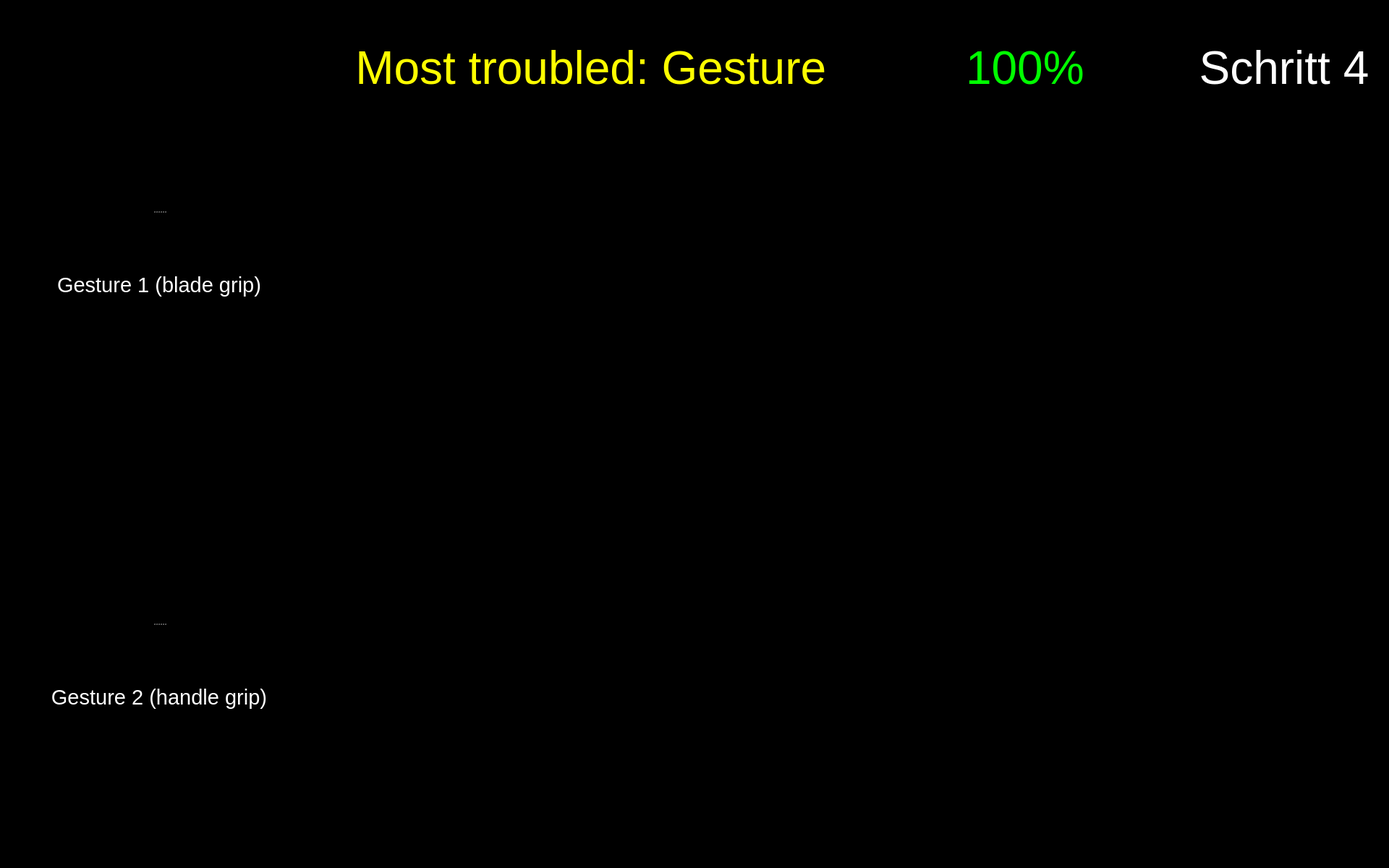
<?xml version="1.0" encoding="UTF-8"?>
<ui version="4.0">
 <class>Form</class>
 <widget class="QWidget" name="Form">
  <property name="geometry">
   <rect>
    <x>0</x>
    <y>0</y>
    <width>1920</width>
    <height>1200</height>
   </rect>
  </property>
  <property name="maximumSize">
   <size>
    <width>1920</width>
    <height>1200</height>
   </size>
  </property>
  <property name="windowTitle">
   <string>Form</string>
  </property>
  <property name="styleSheet">
   <string notr="true">background-color: rgb(0, 0, 0);</string>
  </property>
  <widget class="QPushButton" name="button_nav_left">
   <property name="enabled">
    <bool>true</bool>
   </property>
   <property name="geometry">
    <rect>
     <x>800</x>
     <y>560</y>
     <width>150</width>
     <height>150</height>
    </rect>
   </property>
   <property name="minimumSize">
    <size>
     <width>81</width>
     <height>81</height>
    </size>
   </property>
   <property name="maximumSize">
    <size>
     <width>150</width>
     <height>150</height>
    </size>
   </property>
   <property name="cursor">
    <cursorShape>OpenHandCursor</cursorShape>
   </property>
   <property name="focusPolicy">
    <enum>Qt::WheelFocus</enum>
   </property>
   <property name="contextMenuPolicy">
    <enum>Qt::DefaultContextMenu</enum>
   </property>
   <property name="layoutDirection">
    <enum>Qt::LeftToRight</enum>
   </property>
   <property name="autoFillBackground">
    <bool>false</bool>
   </property>
   <property name="styleSheet">
    <string notr="true"/>
   </property>
   <property name="icon">
    <iconset resource="resources/res.qrc">
     <normaloff>:/buttons/Button Left.svg</normaloff>:/buttons/Button Left.svg</iconset>
   </property>
   <property name="iconSize">
    <size>
     <width>144</width>
     <height>144</height>
    </size>
   </property>
   <property name="autoDefault">
    <bool>false</bool>
   </property>
   <property name="default">
    <bool>false</bool>
   </property>
   <property name="flat">
    <bool>true</bool>
   </property>
  </widget>
  <widget class="QPushButton" name="button_nav_right">
   <property name="enabled">
    <bool>true</bool>
   </property>
   <property name="geometry">
    <rect>
     <x>960</x>
     <y>560</y>
     <width>150</width>
     <height>150</height>
    </rect>
   </property>
   <property name="minimumSize">
    <size>
     <width>81</width>
     <height>81</height>
    </size>
   </property>
   <property name="maximumSize">
    <size>
     <width>150</width>
     <height>150</height>
    </size>
   </property>
   <property name="cursor">
    <cursorShape>OpenHandCursor</cursorShape>
   </property>
   <property name="focusPolicy">
    <enum>Qt::WheelFocus</enum>
   </property>
   <property name="contextMenuPolicy">
    <enum>Qt::DefaultContextMenu</enum>
   </property>
   <property name="layoutDirection">
    <enum>Qt::LeftToRight</enum>
   </property>
   <property name="autoFillBackground">
    <bool>false</bool>
   </property>
   <property name="styleSheet">
    <string notr="true"/>
   </property>
   <property name="icon">
    <iconset resource="resources/res.qrc">
     <normaloff>:/buttons/Button Right.svg</normaloff>:/buttons/Button Right.svg</iconset>
   </property>
   <property name="iconSize">
    <size>
     <width>144</width>
     <height>144</height>
    </size>
   </property>
   <property name="autoDefault">
    <bool>false</bool>
   </property>
   <property name="default">
    <bool>false</bool>
   </property>
   <property name="flat">
    <bool>true</bool>
   </property>
  </widget>
  <widget class="QWidget" name="widget_score" native="true">
   <property name="geometry">
    <rect>
     <x>1180</x>
     <y>20</y>
     <width>450</width>
     <height>150</height>
    </rect>
   </property>
   <widget class="QWidget" name="horizontalLayoutWidget_2">
    <property name="geometry">
     <rect>
      <x>-1</x>
      <y>-1</y>
      <width>451</width>
      <height>152</height>
     </rect>
    </property>
    <layout class="QHBoxLayout" name="horizontalLayout_2">
     <item>
      <widget class="QLabel" name="score_flag">
       <property name="enabled">
        <bool>true</bool>
       </property>
       <property name="sizePolicy">
        <sizepolicy hsizetype="Preferred" vsizetype="Preferred">
         <horstretch>0</horstretch>
         <verstretch>0</verstretch>
        </sizepolicy>
       </property>
       <property name="maximumSize">
        <size>
         <width>150</width>
         <height>150</height>
        </size>
       </property>
       <property name="text">
        <string/>
       </property>
       <property name="pixmap">
        <pixmap resource="resources/res.qrc">:/img/Score Flag.svg</pixmap>
       </property>
      </widget>
     </item>
     <item>
      <widget class="QLabel" name="label_text_score">
       <property name="font">
        <font>
         <pointsize>48</pointsize>
        </font>
       </property>
       <property name="styleSheet">
        <string notr="true">color: rgb(0, 255, 0);</string>
       </property>
       <property name="text">
        <string>&lt;html&gt;&lt;head/&gt;&lt;body&gt;&lt;p&gt;&lt;span style=&quot; color:#00ff00;&quot;&gt;100%&lt;/span&gt;&lt;/p&gt;&lt;/body&gt;&lt;/html&gt;</string>
       </property>
       <property name="alignment">
        <set>Qt::AlignLeading|Qt::AlignLeft|Qt::AlignVCenter</set>
       </property>
       <property name="wordWrap">
        <bool>true</bool>
       </property>
      </widget>
     </item>
    </layout>
   </widget>
  </widget>
  <widget class="QPushButton" name="button_exit">
   <property name="enabled">
    <bool>true</bool>
   </property>
   <property name="geometry">
    <rect>
     <x>1760</x>
     <y>1040</y>
     <width>150</width>
     <height>150</height>
    </rect>
   </property>
   <property name="minimumSize">
    <size>
     <width>81</width>
     <height>81</height>
    </size>
   </property>
   <property name="maximumSize">
    <size>
     <width>150</width>
     <height>150</height>
    </size>
   </property>
   <property name="cursor">
    <cursorShape>OpenHandCursor</cursorShape>
   </property>
   <property name="focusPolicy">
    <enum>Qt::WheelFocus</enum>
   </property>
   <property name="contextMenuPolicy">
    <enum>Qt::DefaultContextMenu</enum>
   </property>
   <property name="icon">
    <iconset resource="resources/res.qrc">
     <normaloff>:/buttons/Button Exit.svg</normaloff>:/buttons/Button Exit.svg</iconset>
   </property>
   <property name="iconSize">
    <size>
     <width>144</width>
     <height>144</height>
    </size>
   </property>
   <property name="autoDefault">
    <bool>false</bool>
   </property>
   <property name="default">
    <bool>false</bool>
   </property>
   <property name="flat">
    <bool>true</bool>
   </property>
  </widget>
  <widget class="QLabel" name="icon_expert_1">
   <property name="enabled">
    <bool>true</bool>
   </property>
   <property name="geometry">
    <rect>
     <x>490</x>
     <y>220</y>
     <width>100</width>
     <height>100</height>
    </rect>
   </property>
   <property name="sizePolicy">
    <sizepolicy hsizetype="Preferred" vsizetype="Preferred">
     <horstretch>0</horstretch>
     <verstretch>0</verstretch>
    </sizepolicy>
   </property>
   <property name="maximumSize">
    <size>
     <width>100</width>
     <height>100</height>
    </size>
   </property>
   <property name="text">
    <string/>
   </property>
   <property name="pixmap">
    <pixmap resource="resources/res.qrc">:/img/Icon Expert.png</pixmap>
   </property>
   <property name="scaledContents">
    <bool>true</bool>
   </property>
  </widget>
  <widget class="QLabel" name="label_plot_2">
   <property name="geometry">
    <rect>
     <x>490</x>
     <y>760</y>
     <width>850</width>
     <height>340</height>
    </rect>
   </property>
   <property name="maximumSize">
    <size>
     <width>1200</width>
     <height>480</height>
    </size>
   </property>
   <property name="font">
    <font>
     <pointsize>48</pointsize>
    </font>
   </property>
   <property name="styleSheet">
    <string notr="true">color: rgb(255, 255, 255);</string>
   </property>
   <property name="text">
    <string/>
   </property>
   <property name="scaledContents">
    <bool>true</bool>
   </property>
  </widget>
  <widget class="QLabel" name="image_step">
   <property name="geometry">
    <rect>
     <x>1650</x>
     <y>170</y>
     <width>250</width>
     <height>250</height>
    </rect>
   </property>
   <property name="font">
    <font>
     <pointsize>48</pointsize>
    </font>
   </property>
   <property name="styleSheet">
    <string notr="true">color: rgb(255, 255, 255);</string>
   </property>
   <property name="text">
    <string/>
   </property>
   <property name="pixmap">
    <pixmap resource="resources/res.qrc">:/detected steps/Detected Step4 Button.png</pixmap>
   </property>
   <property name="alignment">
    <set>Qt::AlignCenter</set>
   </property>
   <property name="wordWrap">
    <bool>true</bool>
   </property>
  </widget>
  <widget class="QLabel" name="icon_expert_2">
   <property name="enabled">
    <bool>true</bool>
   </property>
   <property name="geometry">
    <rect>
     <x>490</x>
     <y>810</y>
     <width>100</width>
     <height>100</height>
    </rect>
   </property>
   <property name="sizePolicy">
    <sizepolicy hsizetype="Preferred" vsizetype="Preferred">
     <horstretch>0</horstretch>
     <verstretch>0</verstretch>
    </sizepolicy>
   </property>
   <property name="maximumSize">
    <size>
     <width>100</width>
     <height>100</height>
    </size>
   </property>
   <property name="text">
    <string/>
   </property>
   <property name="pixmap">
    <pixmap resource="resources/res.qrc">:/img/Icon Expert.png</pixmap>
   </property>
   <property name="scaledContents">
    <bool>true</bool>
   </property>
  </widget>
  <widget class="QLabel" name="icon_reaction_1">
   <property name="enabled">
    <bool>true</bool>
   </property>
   <property name="geometry">
    <rect>
     <x>1400</x>
     <y>250</y>
     <width>200</width>
     <height>200</height>
    </rect>
   </property>
   <property name="sizePolicy">
    <sizepolicy hsizetype="Preferred" vsizetype="Preferred">
     <horstretch>0</horstretch>
     <verstretch>0</verstretch>
    </sizepolicy>
   </property>
   <property name="maximumSize">
    <size>
     <width>200</width>
     <height>200</height>
    </size>
   </property>
   <property name="text">
    <string/>
   </property>
   <property name="scaledContents">
    <bool>true</bool>
   </property>
  </widget>
  <widget class="QLabel" name="icon_newbie_1">
   <property name="enabled">
    <bool>true</bool>
   </property>
   <property name="geometry">
    <rect>
     <x>490</x>
     <y>380</y>
     <width>100</width>
     <height>100</height>
    </rect>
   </property>
   <property name="sizePolicy">
    <sizepolicy hsizetype="Preferred" vsizetype="Preferred">
     <horstretch>0</horstretch>
     <verstretch>0</verstretch>
    </sizepolicy>
   </property>
   <property name="maximumSize">
    <size>
     <width>100</width>
     <height>100</height>
    </size>
   </property>
   <property name="text">
    <string/>
   </property>
   <property name="pixmap">
    <pixmap resource="resources/res.qrc">:/img/Icon User.png</pixmap>
   </property>
   <property name="scaledContents">
    <bool>true</bool>
   </property>
  </widget>
  <widget class="QLabel" name="label_plot_1">
   <property name="geometry">
    <rect>
     <x>490</x>
     <y>180</y>
     <width>850</width>
     <height>340</height>
    </rect>
   </property>
   <property name="maximumSize">
    <size>
     <width>1200</width>
     <height>480</height>
    </size>
   </property>
   <property name="font">
    <font>
     <pointsize>48</pointsize>
    </font>
   </property>
   <property name="styleSheet">
    <string notr="true">color: rgb(255, 255, 255);</string>
   </property>
   <property name="text">
    <string/>
   </property>
   <property name="scaledContents">
    <bool>true</bool>
   </property>
  </widget>
  <widget class="QLabel" name="icon_newbie_2">
   <property name="enabled">
    <bool>true</bool>
   </property>
   <property name="geometry">
    <rect>
     <x>490</x>
     <y>960</y>
     <width>100</width>
     <height>100</height>
    </rect>
   </property>
   <property name="sizePolicy">
    <sizepolicy hsizetype="Preferred" vsizetype="Preferred">
     <horstretch>0</horstretch>
     <verstretch>0</verstretch>
    </sizepolicy>
   </property>
   <property name="maximumSize">
    <size>
     <width>100</width>
     <height>100</height>
    </size>
   </property>
   <property name="text">
    <string/>
   </property>
   <property name="pixmap">
    <pixmap resource="resources/res.qrc">:/img/Icon User.png</pixmap>
   </property>
   <property name="scaledContents">
    <bool>true</bool>
   </property>
  </widget>
  <widget class="QLabel" name="icon_reaction_2">
   <property name="enabled">
    <bool>true</bool>
   </property>
   <property name="geometry">
    <rect>
     <x>1400</x>
     <y>820</y>
     <width>200</width>
     <height>200</height>
    </rect>
   </property>
   <property name="sizePolicy">
    <sizepolicy hsizetype="Preferred" vsizetype="Preferred">
     <horstretch>0</horstretch>
     <verstretch>0</verstretch>
    </sizepolicy>
   </property>
   <property name="maximumSize">
    <size>
     <width>200</width>
     <height>200</height>
    </size>
   </property>
   <property name="text">
    <string/>
   </property>
   <property name="scaledContents">
    <bool>true</bool>
   </property>
  </widget>
  <widget class="QLabel" name="label_trouble">
   <property name="geometry">
    <rect>
     <x>260</x>
     <y>20</y>
     <width>900</width>
     <height>150</height>
    </rect>
   </property>
   <property name="font">
    <font>
     <family>Arial</family>
     <pointsize>48</pointsize>
     <weight>9</weight>
     <italic>false</italic>
     <bold>false</bold>
    </font>
   </property>
   <property name="styleSheet">
    <string notr="true">font: 75 48pt &quot;Arial&quot;;
color: rgb(255, 255, 0);</string>
   </property>
   <property name="text">
    <string>Most troubled: Gesture </string>
   </property>
   <property name="textFormat">
    <enum>Qt::RichText</enum>
   </property>
   <property name="alignment">
    <set>Qt::AlignRight|Qt::AlignTrailing|Qt::AlignVCenter</set>
   </property>
   <property name="wordWrap">
    <bool>true</bool>
   </property>
  </widget>
  <widget class="QLabel" name="label_text_step">
   <property name="geometry">
    <rect>
     <x>1650</x>
     <y>20</y>
     <width>250</width>
     <height>150</height>
    </rect>
   </property>
   <property name="font">
    <font>
     <family>Arial</family>
     <pointsize>48</pointsize>
     <weight>9</weight>
     <italic>false</italic>
     <bold>false</bold>
    </font>
   </property>
   <property name="styleSheet">
    <string notr="true">font: 75 48pt &quot;Arial&quot;;
color: rgb(255, 255, 255);</string>
   </property>
   <property name="text">
    <string>Schritt 4</string>
   </property>
   <property name="textFormat">
    <enum>Qt::RichText</enum>
   </property>
   <property name="alignment">
    <set>Qt::AlignCenter</set>
   </property>
   <property name="wordWrap">
    <bool>true</bool>
   </property>
  </widget>
  <widget class="QSplitter" name="splitter_2">
   <property name="geometry">
    <rect>
     <x>60</x>
     <y>210</y>
     <width>320</width>
     <height>282</height>
    </rect>
   </property>
   <property name="orientation">
    <enum>Qt::Vertical</enum>
   </property>
   <widget class="QLabel" name="image_required_1">
    <property name="maximumSize">
     <size>
      <width>320</width>
      <height>240</height>
     </size>
    </property>
    <property name="text">
     <string/>
    </property>
    <property name="pixmap">
     <pixmap resource="resources/res.qrc">:/img/step4_gesture1.png</pixmap>
    </property>
    <property name="scaledContents">
     <bool>true</bool>
    </property>
   </widget>
   <widget class="QLabel" name="text_required_1">
    <property name="font">
     <font>
      <family>Arial</family>
      <pointsize>22</pointsize>
      <weight>9</weight>
      <italic>false</italic>
      <bold>false</bold>
     </font>
    </property>
    <property name="styleSheet">
     <string notr="true">font: 75 22pt &quot;Arial&quot;;
color: rgb(255, 255, 255);</string>
    </property>
    <property name="text">
     <string>Gesture 1 (blade grip)</string>
    </property>
    <property name="textFormat">
     <enum>Qt::PlainText</enum>
    </property>
    <property name="alignment">
     <set>Qt::AlignCenter</set>
    </property>
    <property name="wordWrap">
     <bool>true</bool>
    </property>
   </widget>
  </widget>
  <widget class="QSplitter" name="splitter_3">
   <property name="geometry">
    <rect>
     <x>60</x>
     <y>780</y>
     <width>320</width>
     <height>282</height>
    </rect>
   </property>
   <property name="orientation">
    <enum>Qt::Vertical</enum>
   </property>
   <widget class="QLabel" name="image_required_2">
    <property name="maximumSize">
     <size>
      <width>320</width>
      <height>240</height>
     </size>
    </property>
    <property name="text">
     <string/>
    </property>
    <property name="pixmap">
     <pixmap resource="resources/res.qrc">:/img/step4_gesture2.png</pixmap>
    </property>
    <property name="scaledContents">
     <bool>true</bool>
    </property>
   </widget>
   <widget class="QLabel" name="text_required_2">
    <property name="font">
     <font>
      <family>Arial</family>
      <pointsize>22</pointsize>
      <weight>9</weight>
      <italic>false</italic>
      <bold>false</bold>
     </font>
    </property>
    <property name="styleSheet">
     <string notr="true">font: 75 22pt &quot;Arial&quot;;
color: rgb(255, 255, 255);</string>
    </property>
    <property name="text">
     <string>Gesture 2 (handle grip)</string>
    </property>
    <property name="textFormat">
     <enum>Qt::PlainText</enum>
    </property>
    <property name="alignment">
     <set>Qt::AlignCenter</set>
    </property>
    <property name="wordWrap">
     <bool>true</bool>
    </property>
   </widget>
  </widget>
  <zorder>label_plot_1</zorder>
  <zorder>button_nav_left</zorder>
  <zorder>button_nav_right</zorder>
  <zorder>widget_score</zorder>
  <zorder>button_exit</zorder>
  <zorder>icon_expert_1</zorder>
  <zorder>label_plot_2</zorder>
  <zorder>image_step</zorder>
  <zorder>icon_expert_2</zorder>
  <zorder>icon_reaction_1</zorder>
  <zorder>icon_newbie_1</zorder>
  <zorder>icon_newbie_2</zorder>
  <zorder>icon_reaction_2</zorder>
  <zorder>label_trouble</zorder>
  <zorder>label_text_step</zorder>
  <zorder>splitter_2</zorder>
  <zorder>splitter_3</zorder>
 </widget>
 <resources>
  <include location="resources/res.qrc"/>
 </resources>
 <connections/>
</ui>
